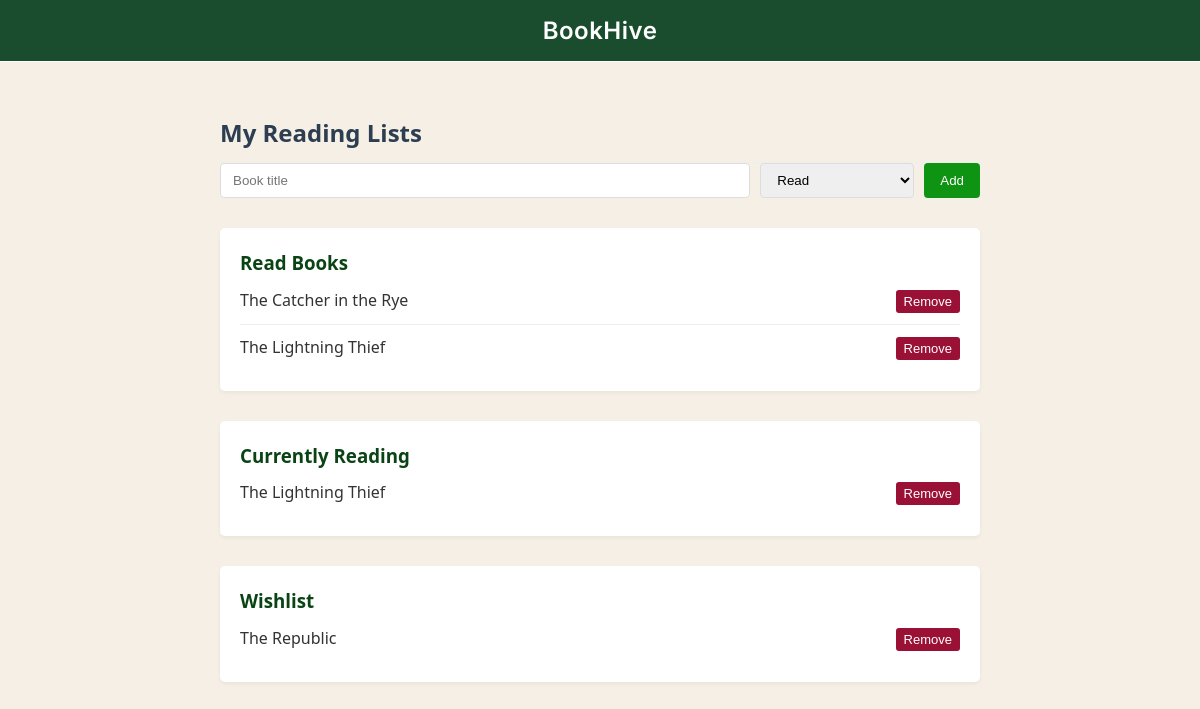
The app's page /reading_lists (signed in) with its own data.
### tables this page shows
CREATE TABLE Books (
    bookname TEXT PRIMARY KEY,
    author TEXT NOT NULL,
    genre TEXT,
    year INT,
    description TEXT,
    averageRating FLOAT DEFAULT 0,
    noOfRatings INT DEFAULT 0,
    cover_url TEXT
);

### app.py (the view)
@app.route("/reading_lists", methods=["GET", "POST"])
def reading_lists():
    if "username" not in session:
        return redirect("/login")
    username = session["username"]
    conn = get_db_connection()
    read = conn.execute(
        "SELECT B.bookname FROM ReadBooksList R JOIN Books B ON R.bookname = B.bookname WHERE R.username = ?",
        (username,)
    ).fetchall()
    reading = conn.execute(
        "SELECT B.bookname FROM CurrentlyReadingBooks C JOIN Books B ON C.bookname = B.bookname WHERE C.username = ?",
        (username,)
    ).fetchall()
    wishlist = conn.execute(
        "SELECT B.bookname FROM WishlistBooks W JOIN Books B ON W.bookname = B.bookname WHERE W.username = ?",
        (username,)
    ).fetchall()
    conn.close()
    return render_template("reading_lists.html", read=read, reading=reading, wishlist=wishlist)

### app.py (called while the page is built)
def get_db_connection():
    conn = sqlite3.connect(DATABASE)
    conn.row_factory = sqlite3.Row
    return conn

### templates/reading_lists.html (shortened to what this page needs)
{% extends "base2.html" %}
{% block content %}
<div class="reading-lists-container">
    <h2 class="lists-title">My Reading Lists</h2>
    <form method="POST" action="/add_to_list" class="add-form">
        <input type="text" name="bookname" placeholder="Book title" required>
        <select name="list_type">
            <option value="read">Read</option>
        </select>
        <button type="submit">Add</button>
    </form>
    <div class="list-section">
        <h3 class="list-title">Read Books</h3>
        <ul class="book-list">
            {% for book in read %}
            <li class="book-item">
                {{ book.bookname }}
                <form method="POST" action="/remove_from_list" style="display:inline;">
                    <button type="submit" class="remove-btn">Remove</button>
                </form>
            </li>
            {% else %}
            <li class="empty-message">No books in this list</li>
            {% endfor %}
        </ul>
    </div>
    <div class="list-section">
        <h3 class="list-title">Currently Reading</h3>
        <ul class="book-list">
            {% for book in reading %}
            <li class="book-item">
                {{ book.bookname }}
                <form method="POST" action="/remove_from_list" style="display:inline;">
                    <button type="submit" class="remove-btn">Remove</button>
                </form>
            </li>
            {% else %}
            <li class="empty-message">No books in this list</li>
            {% endfor %}
        </ul>
    </div>
    <div class="list-section">
        <h3 class="list-title">Wishlist</h3>
        <ul class="book-list">
            {% for book in wishlist %}
            <li class="book-item">
                {{ book.bookname }}
                <form method="POST" action="/remove_from_list" style="display:inline;">
                    <button type="submit" class="remove-btn">Remove</button>
                </form>
            </li>
            {% else %}
            <li class="empty-message">No books in this list</li>
            {% endfor %}
        </ul>
    </div>
</div>
{% endblock %}

### templates/base2.html (style rules this page uses)
:root { --primary: #ffffff; --highlight: #facc15; --bg: #F5EFE6; --text: #111827; --white: #1A4D2E; }
* { margin: 0; padding: 0; box-sizing: border-box; }
body { font-family: 'Inter', sans-serif; background-color: var(--bg); color: var(--text); }

### templates/reading_lists.html (style rules this page uses)
.reading-lists-container { font-family: 'Segoe UI', Tahoma, Geneva, Verdana, sans-serif; line-height: 1.6; color: #333; max-width: 800px; margin: 0 auto; padding: 20px; }
.lists-title { color: #2c3e50; border-bottom: 1px solid #eee; padding-bottom: 10px; }
.add-form { display: flex; gap: 10px; margin-bottom: 30px; }
.add-form input { flex: 1; padding: 8px 12px; border: 1px solid #ddd; border-radius: 4px; }
.add-form select { padding: 8px 12px; border: 1px solid #ddd; border-radius: 4px; }
.add-form button { background-color: #0f9313; color: white; border: none; padding: 8px 16px; border-radius: 4px; cursor: pointer; }
.list-section { margin-bottom: 30px; background: white; padding: 20px; border-radius: 5px; box-shadow: 0 2px 4px rgba(0,0,0,0.05); }
.list-title { color: #0a4414; margin-top: 0; }
.book-list { list-style: none; padding: 0; }
.book-item { display: flex; justify-content: space-between; align-items: center; padding: 10px 0; border-bottom: 1px solid #eee; }
.book-item:last-child { border-bottom: none; }
.remove-btn { background-color: #9b1136; color: white; border: none; padding: 4px 8px; border-radius: 3px; cursor: pointer; font-size: 13px; }

### records on screen
Books: bookname "The Catcher in the Rye"
Books: bookname "The Lightning Thief"
Books: bookname "The Republic"
